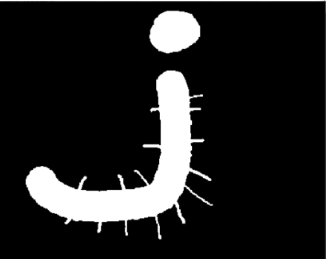
#> input picture OpencvProjects/Recour/mao.png, 326 x 259 px, found by its file name
$ python 'xerode&dialate.py'
#> lines starting #> are read from the running program, lines starting #| are printed output that depends on the picture
import cv2
import numpy as np
from matplotlib import pyplot as plt
path = "D:/Opencvfiles/Recour/mao.png"
rb=cv2.imread(path)
#> rb is the input picture: shape (259, 326, 3); mean B, G, R 33.4, 33.4, 33.4
cv2.imshow('rb',rb)
kernel = np.ones((5,5),np.uint8)#创建数组
erosion =cv2.erode(rb,kernel,iterations=1)#腐蚀
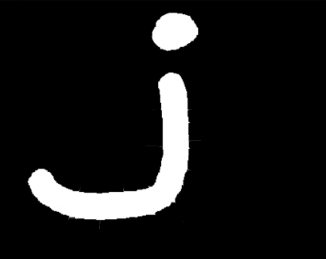
#> erosion: shape (259, 326, 3); mean B, G, R 24.8, 24.8, 24.8

dialate = cv2.dilate(erosion,kernel,iterations=1)#膨胀
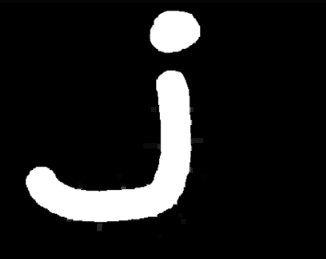
#> dialate: shape (259, 326, 3); mean B, G, R 30.1, 30.1, 30.1


cv2.imshow('ero',erosion)
cv2.imshow('dia',dialate)
cv2.imwrite("D:/Opencvfiles/Recour/mao1.png",erosion)
cv2.waitKey(0)
cv2.destroyAllWindows()

$ run again, with OpencvProjects/Recour/XX.png copied over OpencvProjects/Recour/mao.png
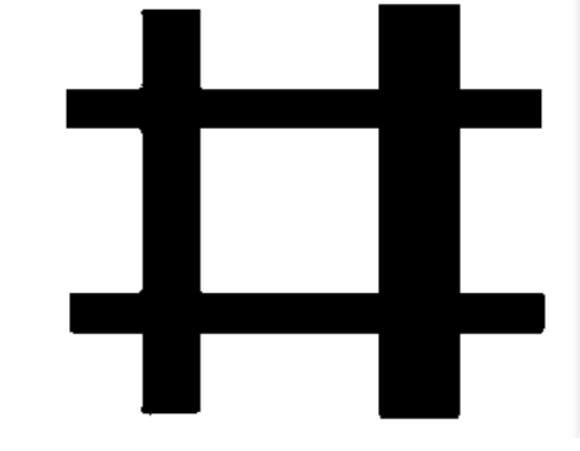
#> input picture OpencvProjects/Recour/XX.png, 580 x 451 px, found by its file name
#> rb is the input picture: shape (451, 580, 3); min 0, max 255, mean 173.1
#> `erosion =cv2.erode(rb,kernel,iterations=1)#腐蚀`:
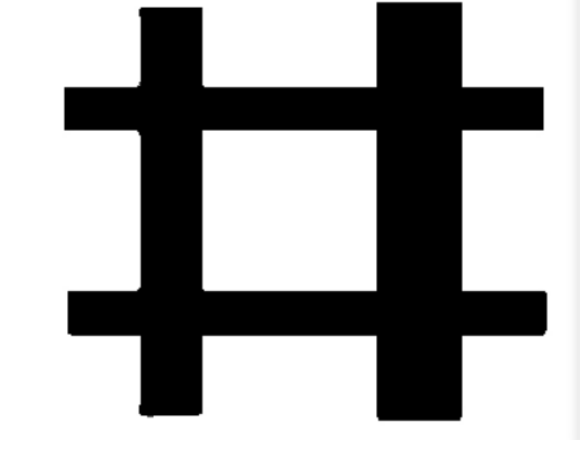
#> erosion: shape (451, 580, 3); min 0, max 255, mean 166.9

$ run again, with OpencvProjects/Recour/dian.png copied over OpencvProjects/Recour/mao.png
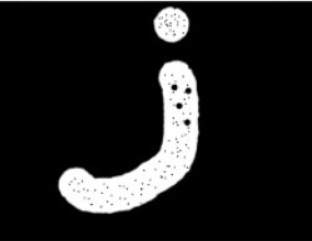
#> input picture OpencvProjects/Recour/dian.png, 312 x 241 px, found by its file name
#> rb is the input picture: shape (241, 312, 3); min 0, max 255, mean 29.6
#> `erosion =cv2.erode(rb,kernel,iterations=1)#腐蚀`:
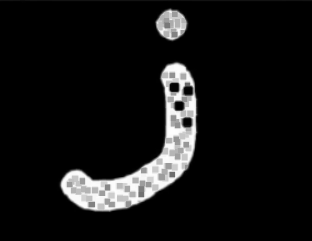
#> erosion: shape (241, 312, 3); min 0, max 254, mean 19.8
